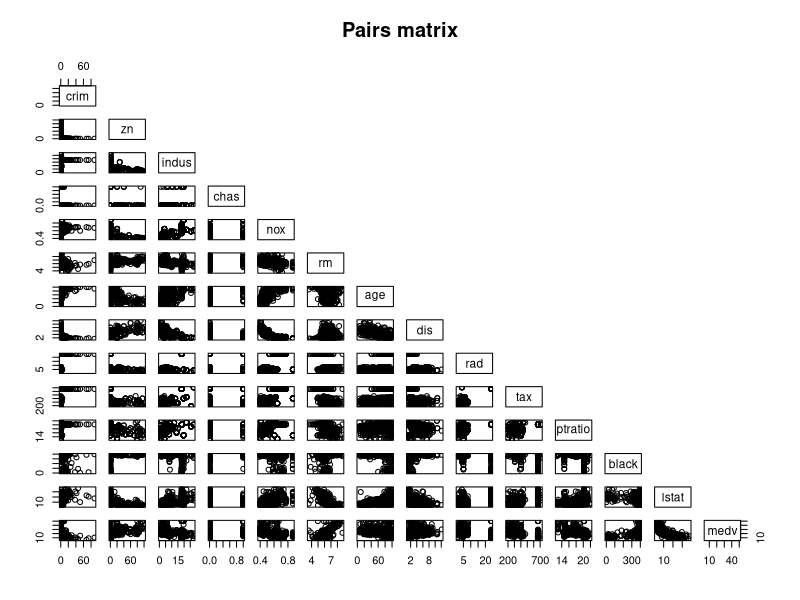
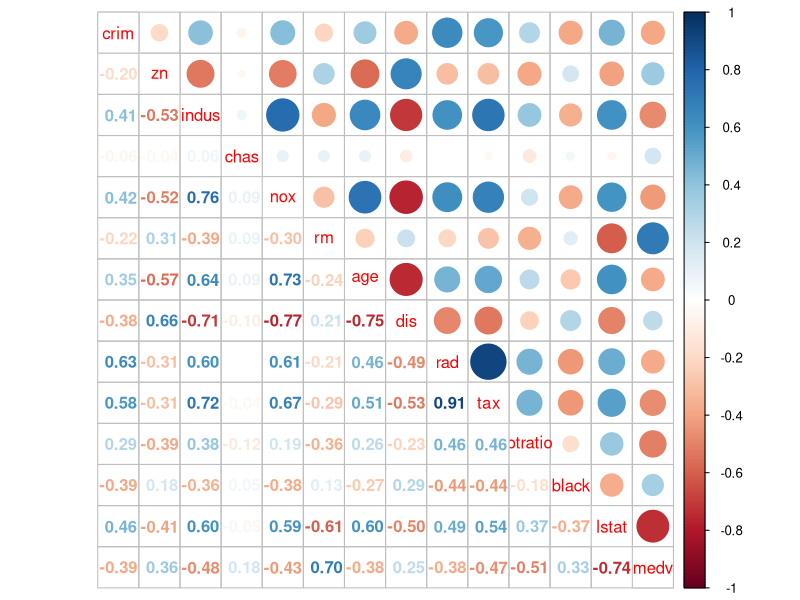
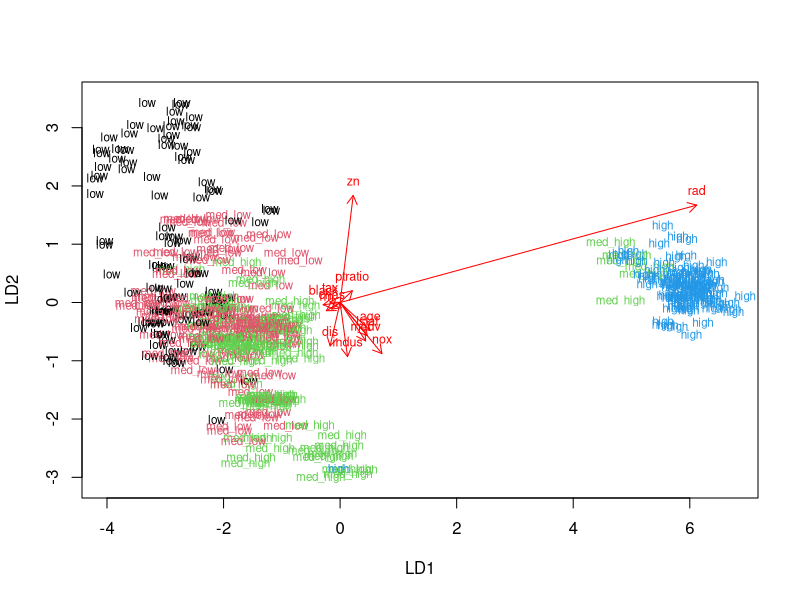

The R script that drew these images, in order:
## ---- chunk 1
library(MASS)
library(dplyr)
library('corrplot')
data("Boston")
## ---- chunk 2
dim(Boston)
## ---- chunk 3
str(Boston)
## ---- chunk 4
pairs(Boston, main = "Pairs matrix", upper.panel = NULL)
## ---- chunk 5
cor_matrix<-cor(Boston) %>% round(digits = 2)
corrplot.mixed(cor_matrix)
## ---- chunk 6
summary(Boston)
## ---- chunk 7
boston_scaled <- scale(Boston)
summary(boston_scaled)
boston_scaled <- as.data.frame(boston_scaled)
## ---- chunk 8
scaled_crim <- c(boston_scaled$crim)
summary(scaled_crim)
bins <- quantile(scaled_crim)
crime <- cut(scaled_crim, breaks = bins, include.lowest = TRUE, label = c("low", "med_low", "med_high", "high"))
table(crime)
## ---- chunk 9
boston_scaled <- dplyr::select(boston_scaled, -crim)
boston_scaled <- data.frame(boston_scaled, crime)
## ---- chunk 10
n <- nrow(boston_scaled)
ind <- sample(n,  size = n * 0.8)
train <- boston_scaled[ind,]
test <- boston_scaled[-ind,]

## ---- chunk 11
lda.fit <- lda(crime ~ ., data = train)
lda.fit
lda.arrows <- function(x, myscale = 1, arrow_heads = 0.1, color = "red", tex = 0.75, choices = c(1,2)){
  heads <- coef(x)
  arrows(x0 = 0, y0 = 0, 
         x1 = myscale * heads[,choices[1]], 
         y1 = myscale * heads[,choices[2]], col=color, length = arrow_heads)
  text(myscale * heads[,choices], labels = row.names(heads), 
       cex = tex, col=color, pos=3)
}
classes <- as.numeric(train$crime)
plot(lda.fit, dimen = 2, col = classes, pch = classes)
lda.arrows(lda.fit, myscale = 2)
## ---- chunk 12
correct_classes <- test$crime
test <- dplyr::select(test, -crime)
